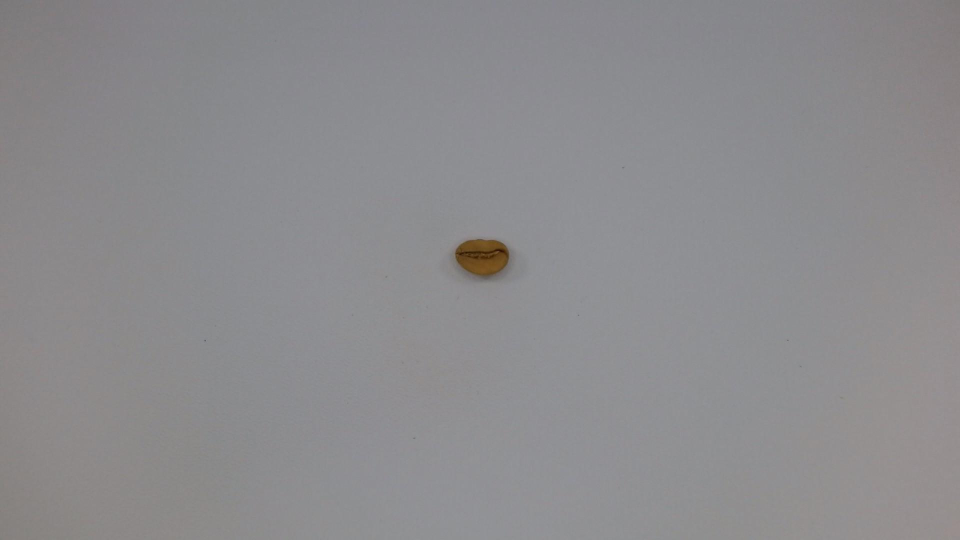
#> input picture test/1397.jpg, 1920 x 1080 px (shown at 1/2 size)
$ jupyter execute Untitled1.ipynb
#> lines starting #> are read from the running program, lines starting #| are printed output that depends on the picture
[cell 1]
import matplotlib.pyplot as plt
import matplotlib.patches as patches
import cv2

# Example bounding box dimensions
x_center, y_center, width, height = 963.8926, 515.6296, 110.1707,  76.6236

# Convert (x_center, y_center) to top-left corner (x1, y1)
x1 = x_center - (width / 2) - 5
y1 = y_center - (height / 2) - 10
width += 10
height += 10

# Load your image (use cv2 or matplotlib to load an image)
image = cv2.imread("../test/1397.jpg")
#> image is the input picture: shape (1080, 1920, 3); mean B, G, R 141.8, 139.4, 140.2
# image = cv2.resize(image, (640, 640))
image_rgb = cv2.cvtColor(image, cv2.COLOR_BGR2RGB)

# Create a figure and axis
fig, ax = plt.subplots()

# Display the image
ax.imshow(image_rgb)

# Create a rectangle patch
rect = patches.Rectangle((x1, y1), width, height, linewidth=1, edgecolor='r', facecolor='none')

# Add the rectangle to the plot
ax.add_patch(rect)

# Show the image with the bounding box
plt.show()
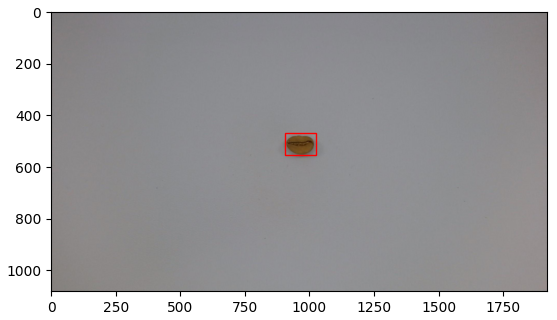
#> figure drawn by matplotlib, 1 panel

[cell 2]
import matplotlib.pyplot as plt
import matplotlib.patches as patches
import cv2

# Example bounding box dimensions
x_center, y_center, width, height = 963.8926, 515.6296, 110.1707, 76.6236

# Convert (x_center, y_center) to top-left corner (x1, y1)
x1 = x_center - (width / 2)
y1 = y_center - (height / 2)

# Load your image and resize it to 640x640
image = cv2.imread("../test/1397.jpg")
image_resized = cv2.resize(image, (640, 640))
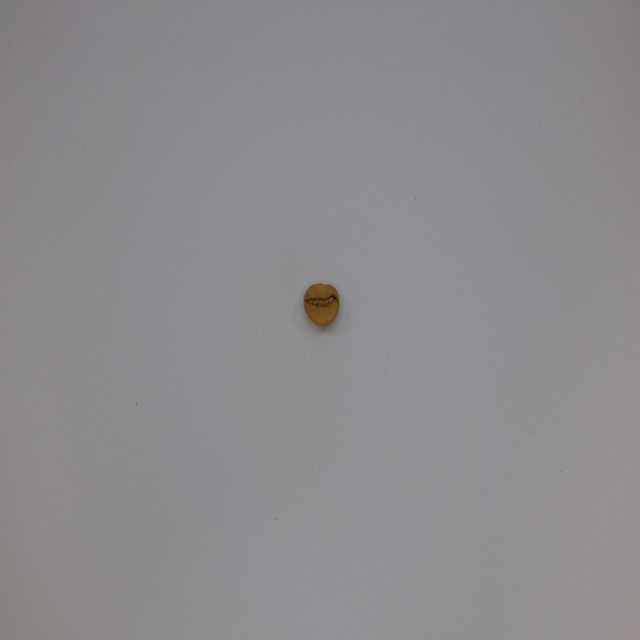
#> image_resized: shape (640, 640, 3); mean B, G, R 141.8, 139.4, 140.2

# Convert the image to RGB (for matplotlib compatibility)
image_rgb = cv2.cvtColor(image_resized, cv2.COLOR_BGR2RGB)
#> image_rgb: shape (640, 640, 3)

# Create a figure and axis
fig, ax = plt.subplots()

# Display the resized image
ax.imshow(image_rgb)

# Create a rectangle patch
rect = patches.Rectangle((x1, y1), width, height, linewidth=2, edgecolor='r', facecolor='none')

# Add the rectangle to the plot
ax.add_patch(rect)

# Show the image with the bounding box
plt.show()
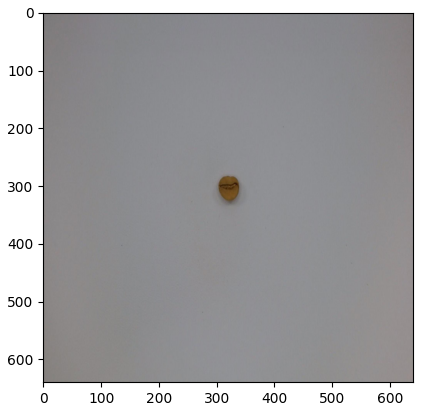
#> figure drawn by matplotlib, 1 panel
